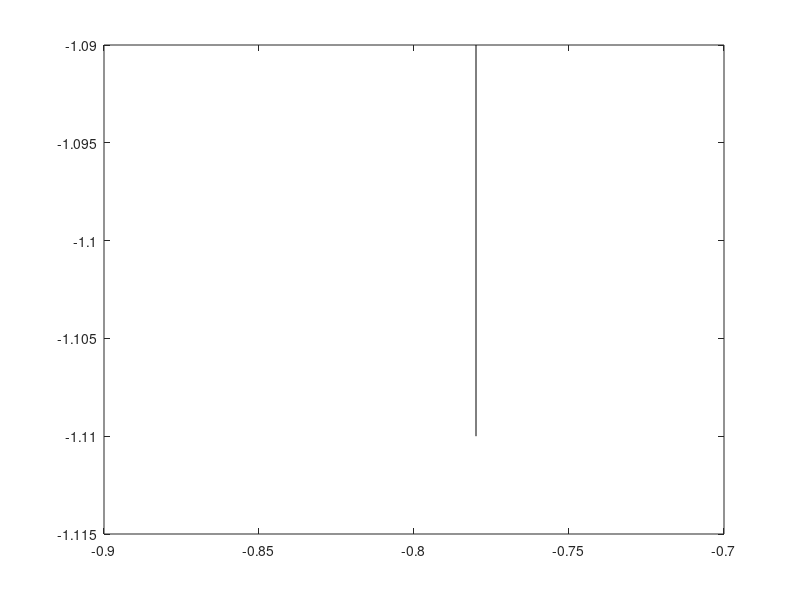

MATLAB code for this plot:
%scLabels: Draws different standard labels on smith chart
%
%  SYNOPSIS:
%     This function draws different standard labels on smith chart. This function is
%     called by scDraw to to so. If called from the matlab commant prompt, it may not
%     produce the desired results.
%
%     
%  SYNTAX:
%     scLabels
%
%  INPUT ARGUMENTS:
%     none
%
%  OUTPUT ARGUMENT:
%     none
%
%
%     Mohammad Ashfaq - (31-05-2000)  mohammad.ashfaq@ruhr-uni-bochum.de
%     Copyright (c) 2000 by the Chair for High-Frequency Engineering
%     Ruhr-University Bochum, Germany. 
%

 function scLabels

 % LABEL FOR INNER SCALE
 r  = 1.25;
 th = [145:-.1:140]*pi/180;
 plot (r*cos(th), r*sin(th),'k');
 h = text(r*cos(th(1)), r*sin(th(1)), '<');
 set(h,'rotation',(th(1)-pi/2)*180/pi,'VerticalAlignment','middle');

 PStr = 'arg(r) Inner Scale';
 th = (linspace(140,120,length(PStr)))*pi/180;
 for jj = 1: length(PStr)
    h = text(r*cos(th(jj)), r*sin(th(jj)), PStr(jj));
    set(h,'rotation',(th(jj)-pi/2)*180/pi, 'fontsize',9, 'fontname','Times New Roman');
 end



 % LABEL FOR OUTER SCALE
 r  = 1.35;
 th = [125:-.1:120]*pi/180;
 plot (r*cos(th), r*sin(th),'k');
 h = text(r*cos(th(length(th))), r*sin(th(length(th))), '<');
 set(h,'rotation',(th(length(th))+pi/2)*180/pi,'VerticalAlignment','middle');

 th = [146 145 144]*pi/180;
 h = text(r*cos(th(1)), r*sin(th(1)), 'l');
 set(h,'rotation',(th(1)-pi/2)*180/pi, 'fontsize',9, 'fontname','mt extra');
 h = text(r*cos(th(2)), r*sin(th(2)), '/');
 set(h,'rotation',(th(2)-pi/2)*180/pi, 'fontsize',9, 'fontname','Times New Roman');
 h = text(r*cos(th(3)), r*sin(th(3)), '\lambda');
 set(h,'rotation',(th(3)-pi/2)*180/pi, 'fontsize',9);
 

 PStr = 'Outer scale';
 th = (linspace(142,126,length(PStr)))*pi/180;
 for jj = 1: length(PStr)
    h = text(r*cos(th(jj)), r*sin(th(jj)), PStr(jj));
    set(h,'rotation',(th(jj)-pi/2)*180/pi, 'fontsize',9, 'fontname','Times New Roman');
 end


 % PRINT ZL =   AT THE BOTTOM RIGHT CORNER

 h = text (1.0, -1, 'Z_L =      \Omega');
 set(h, 'fontname', 'Times New Roman', 'fontsize', 14,'HorizontalAlignment', 'right');
 

 % DRAW THE TRANSMISSION LINE SYMBOL AT THE BOTTOM LEFT CORNER

 % TL OUTLINE
 Lx = -1.00;
 Rx = -0.75;
 Ty = -0.95;
 By = -1.05;
 plot([Lx Rx],[Ty Ty], 'r');
 plot([Lx Rx],[By By], 'r');
 
 % CONNECTION POINTS
 Cx = 0.03;
 h=plot([Rx-Cx Rx-Cx Lx Lx],[Ty By Ty By], '.');
 set(h,'linewidth',1.5);


 % CONNECTIVE LINES
 Cy = 0.02
 plot([Rx Rx],[Ty Ty-Cy], 'r');
 plot([Rx Rx],[By By+Cy], 'r');

 % IMPEDANCE HORIZONTAL LINES
 Ix = 0.01;
 plot([Rx-Ix Rx+Ix], [By+Cy By+Cy] , 'b');
 plot([Rx-Ix Rx+Ix], [Ty-Cy Ty-Cy] , 'b');

 % IMPEDANCE VERTICAL LINES
 plot([Rx-Ix Rx-Ix], [Ty-Cy By+Cy] , 'b');
 plot([Rx+Ix Rx+Ix], [Ty-Cy By+Cy] , 'b');

 % LABEL R+jX
 h = text (Lx,(Ty+By)/2,'R + jX');
 set (h, 'fontname', 'Times New Roman', 'fontsize', 5);

 % LABEL l and lines etc.
 h = text ((Rx+Lx-Cx)/2, By -0.05,'l');
 set (h, 'fontname', 'mt extra', 'fontsize', 5, 'HorizontalAlignment', 'center');
 plot([Lx    (Rx+Lx-Cx)/2-0.01],[By-0.05 By-0.05], 'k');
 plot([Rx-Cx (Rx+Lx-Cx)/2+0.01],[By-0.05 By-0.05], 'k');
 plot([Lx    Lx   ], [By-0.04 By-0.06],'k');
 plot([Rx-Cx Rx-Cx], [By-0.04 By-0.06],'k');
 
 
 
